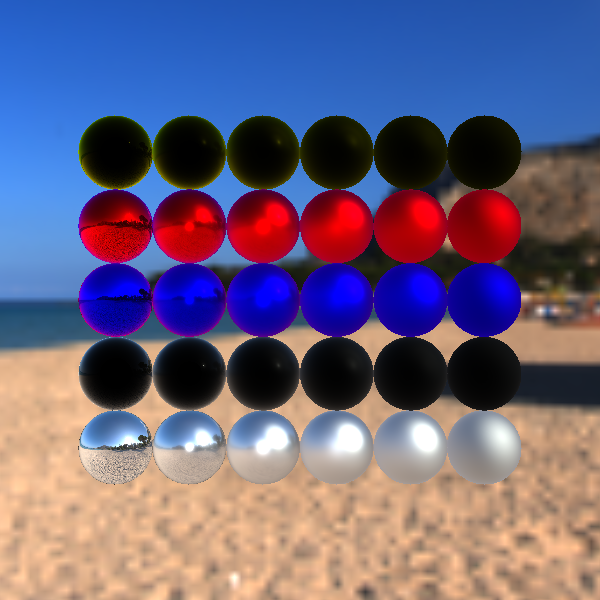

Source code (Python):
#!/usr/bin/env python

# Demonstrate PBR edge tint rendering with varying roughness and edge colors using HDR IBL.

import vtkmodules.vtkInteractionStyle  # noqa: F401
import vtkmodules.vtkRenderingOpenGL2  # noqa: F401

import os

from vtkmodules.vtkFiltersSources import vtkSphereSource
from vtkmodules.vtkIOImage import vtkHDRReader
from vtkmodules.vtkRenderingCore import (
    vtkActor,
    vtkPolyDataMapper,
    vtkRenderWindow,
    vtkRenderWindowInteractor,
    vtkRenderer,
    vtkSkybox,
    vtkTexture,
)

data_dir = os.environ.get("VPE_DATA_DIR", os.path.dirname(os.path.abspath(__file__)))

# HDR environment texture
reader = vtkHDRReader()
reader.SetFileName(os.path.join(data_dir, "spiaggia_di_mondello_1k.hdr"))
texture = vtkTexture()
texture.SetColorModeToDirectScalars()
texture.MipmapOn()
texture.InterpolateOn()
texture.SetInputConnection(reader.GetOutputPort())

# Skybox
skybox = vtkSkybox()
skybox.SetFloorRight(0.0, 0.0, 1.0)
skybox.SetProjectionToSphere()
skybox.SetTexture(texture)

# Sphere source
sphere = vtkSphereSource()
sphere.SetThetaResolution(75)
sphere.SetPhiResolution(75)

mapper = vtkPolyDataMapper()
mapper.SetInputConnection(sphere.GetOutputPort())

# Row 0: black edge tint, varying roughness
actor_r0_0 = vtkActor()
actor_r0_0.SetPosition(0, 0.0, 0.0)
actor_r0_0.SetMapper(mapper)
actor_r0_0.GetProperty().SetInterpolationToPBR()
actor_r0_0.GetProperty().SetMetallic(1.0)
actor_r0_0.GetProperty().SetEdgeTint(0.0, 0.0, 0.0)
actor_r0_0.GetProperty().SetRoughness(0.0)

actor_r0_1 = vtkActor()
actor_r0_1.SetPosition(1, 0.0, 0.0)
actor_r0_1.SetMapper(mapper)
actor_r0_1.GetProperty().SetInterpolationToPBR()
actor_r0_1.GetProperty().SetMetallic(1.0)
actor_r0_1.GetProperty().SetEdgeTint(0.0, 0.0, 0.0)
actor_r0_1.GetProperty().SetRoughness(0.2)

actor_r0_2 = vtkActor()
actor_r0_2.SetPosition(2, 0.0, 0.0)
actor_r0_2.SetMapper(mapper)
actor_r0_2.GetProperty().SetInterpolationToPBR()
actor_r0_2.GetProperty().SetMetallic(1.0)
actor_r0_2.GetProperty().SetEdgeTint(0.0, 0.0, 0.0)
actor_r0_2.GetProperty().SetRoughness(0.4)

actor_r0_3 = vtkActor()
actor_r0_3.SetPosition(3, 0.0, 0.0)
actor_r0_3.SetMapper(mapper)
actor_r0_3.GetProperty().SetInterpolationToPBR()
actor_r0_3.GetProperty().SetMetallic(1.0)
actor_r0_3.GetProperty().SetEdgeTint(0.0, 0.0, 0.0)
actor_r0_3.GetProperty().SetRoughness(0.6)

actor_r0_4 = vtkActor()
actor_r0_4.SetPosition(4, 0.0, 0.0)
actor_r0_4.SetMapper(mapper)
actor_r0_4.GetProperty().SetInterpolationToPBR()
actor_r0_4.GetProperty().SetMetallic(1.0)
actor_r0_4.GetProperty().SetEdgeTint(0.0, 0.0, 0.0)
actor_r0_4.GetProperty().SetRoughness(0.8)

actor_r0_5 = vtkActor()
actor_r0_5.SetPosition(5, 0.0, 0.0)
actor_r0_5.SetMapper(mapper)
actor_r0_5.GetProperty().SetInterpolationToPBR()
actor_r0_5.GetProperty().SetMetallic(1.0)
actor_r0_5.GetProperty().SetEdgeTint(0.0, 0.0, 0.0)
actor_r0_5.GetProperty().SetRoughness(1.0)

# Row 1: black color, white edge tint
actor_r1_0 = vtkActor()
actor_r1_0.SetPosition(0, 1.0, 0.0)
actor_r1_0.SetMapper(mapper)
actor_r1_0.GetProperty().SetInterpolationToPBR()
actor_r1_0.GetProperty().SetMetallic(1.0)
actor_r1_0.GetProperty().SetColor(0.0, 0.0, 0.0)
actor_r1_0.GetProperty().SetEdgeTint(1.0, 1.0, 1.0)
actor_r1_0.GetProperty().SetRoughness(0.0)

actor_r1_1 = vtkActor()
actor_r1_1.SetPosition(1, 1.0, 0.0)
actor_r1_1.SetMapper(mapper)
actor_r1_1.GetProperty().SetInterpolationToPBR()
actor_r1_1.GetProperty().SetMetallic(1.0)
actor_r1_1.GetProperty().SetColor(0.0, 0.0, 0.0)
actor_r1_1.GetProperty().SetEdgeTint(1.0, 1.0, 1.0)
actor_r1_1.GetProperty().SetRoughness(0.2)

actor_r1_2 = vtkActor()
actor_r1_2.SetPosition(2, 1.0, 0.0)
actor_r1_2.SetMapper(mapper)
actor_r1_2.GetProperty().SetInterpolationToPBR()
actor_r1_2.GetProperty().SetMetallic(1.0)
actor_r1_2.GetProperty().SetColor(0.0, 0.0, 0.0)
actor_r1_2.GetProperty().SetEdgeTint(1.0, 1.0, 1.0)
actor_r1_2.GetProperty().SetRoughness(0.4)

actor_r1_3 = vtkActor()
actor_r1_3.SetPosition(3, 1.0, 0.0)
actor_r1_3.SetMapper(mapper)
actor_r1_3.GetProperty().SetInterpolationToPBR()
actor_r1_3.GetProperty().SetMetallic(1.0)
actor_r1_3.GetProperty().SetColor(0.0, 0.0, 0.0)
actor_r1_3.GetProperty().SetEdgeTint(1.0, 1.0, 1.0)
actor_r1_3.GetProperty().SetRoughness(0.6)

actor_r1_4 = vtkActor()
actor_r1_4.SetPosition(4, 1.0, 0.0)
actor_r1_4.SetMapper(mapper)
actor_r1_4.GetProperty().SetInterpolationToPBR()
actor_r1_4.GetProperty().SetMetallic(1.0)
actor_r1_4.GetProperty().SetColor(0.0, 0.0, 0.0)
actor_r1_4.GetProperty().SetEdgeTint(1.0, 1.0, 1.0)
actor_r1_4.GetProperty().SetRoughness(0.8)

actor_r1_5 = vtkActor()
actor_r1_5.SetPosition(5, 1.0, 0.0)
actor_r1_5.SetMapper(mapper)
actor_r1_5.GetProperty().SetInterpolationToPBR()
actor_r1_5.GetProperty().SetMetallic(1.0)
actor_r1_5.GetProperty().SetColor(0.0, 0.0, 0.0)
actor_r1_5.GetProperty().SetEdgeTint(1.0, 1.0, 1.0)
actor_r1_5.GetProperty().SetRoughness(1.0)

# Row 2: blue color, red edge tint
actor_r2_0 = vtkActor()
actor_r2_0.SetPosition(0, 2.0, 0.0)
actor_r2_0.SetMapper(mapper)
actor_r2_0.GetProperty().SetInterpolationToPBR()
actor_r2_0.GetProperty().SetMetallic(1.0)
actor_r2_0.GetProperty().SetColor(0.0, 0.0, 1.0)
actor_r2_0.GetProperty().SetEdgeTint(1.0, 0.0, 0.0)
actor_r2_0.GetProperty().SetRoughness(0.0)

actor_r2_1 = vtkActor()
actor_r2_1.SetPosition(1, 2.0, 0.0)
actor_r2_1.SetMapper(mapper)
actor_r2_1.GetProperty().SetInterpolationToPBR()
actor_r2_1.GetProperty().SetMetallic(1.0)
actor_r2_1.GetProperty().SetColor(0.0, 0.0, 1.0)
actor_r2_1.GetProperty().SetEdgeTint(1.0, 0.0, 0.0)
actor_r2_1.GetProperty().SetRoughness(0.2)

actor_r2_2 = vtkActor()
actor_r2_2.SetPosition(2, 2.0, 0.0)
actor_r2_2.SetMapper(mapper)
actor_r2_2.GetProperty().SetInterpolationToPBR()
actor_r2_2.GetProperty().SetMetallic(1.0)
actor_r2_2.GetProperty().SetColor(0.0, 0.0, 1.0)
actor_r2_2.GetProperty().SetEdgeTint(1.0, 0.0, 0.0)
actor_r2_2.GetProperty().SetRoughness(0.4)

actor_r2_3 = vtkActor()
actor_r2_3.SetPosition(3, 2.0, 0.0)
actor_r2_3.SetMapper(mapper)
actor_r2_3.GetProperty().SetInterpolationToPBR()
actor_r2_3.GetProperty().SetMetallic(1.0)
actor_r2_3.GetProperty().SetColor(0.0, 0.0, 1.0)
actor_r2_3.GetProperty().SetEdgeTint(1.0, 0.0, 0.0)
actor_r2_3.GetProperty().SetRoughness(0.6)

actor_r2_4 = vtkActor()
actor_r2_4.SetPosition(4, 2.0, 0.0)
actor_r2_4.SetMapper(mapper)
actor_r2_4.GetProperty().SetInterpolationToPBR()
actor_r2_4.GetProperty().SetMetallic(1.0)
actor_r2_4.GetProperty().SetColor(0.0, 0.0, 1.0)
actor_r2_4.GetProperty().SetEdgeTint(1.0, 0.0, 0.0)
actor_r2_4.GetProperty().SetRoughness(0.8)

actor_r2_5 = vtkActor()
actor_r2_5.SetPosition(5, 2.0, 0.0)
actor_r2_5.SetMapper(mapper)
actor_r2_5.GetProperty().SetInterpolationToPBR()
actor_r2_5.GetProperty().SetMetallic(1.0)
actor_r2_5.GetProperty().SetColor(0.0, 0.0, 1.0)
actor_r2_5.GetProperty().SetEdgeTint(1.0, 0.0, 0.0)
actor_r2_5.GetProperty().SetRoughness(1.0)

# Row 3: red color, blue edge tint
actor_r3_0 = vtkActor()
actor_r3_0.SetPosition(0, 3.0, 0.0)
actor_r3_0.SetMapper(mapper)
actor_r3_0.GetProperty().SetInterpolationToPBR()
actor_r3_0.GetProperty().SetMetallic(1.0)
actor_r3_0.GetProperty().SetColor(1.0, 0.0, 0.0)
actor_r3_0.GetProperty().SetEdgeTint(0.0, 0.0, 1.0)
actor_r3_0.GetProperty().SetRoughness(0.0)

actor_r3_1 = vtkActor()
actor_r3_1.SetPosition(1, 3.0, 0.0)
actor_r3_1.SetMapper(mapper)
actor_r3_1.GetProperty().SetInterpolationToPBR()
actor_r3_1.GetProperty().SetMetallic(1.0)
actor_r3_1.GetProperty().SetColor(1.0, 0.0, 0.0)
actor_r3_1.GetProperty().SetEdgeTint(0.0, 0.0, 1.0)
actor_r3_1.GetProperty().SetRoughness(0.2)

actor_r3_2 = vtkActor()
actor_r3_2.SetPosition(2, 3.0, 0.0)
actor_r3_2.SetMapper(mapper)
actor_r3_2.GetProperty().SetInterpolationToPBR()
actor_r3_2.GetProperty().SetMetallic(1.0)
actor_r3_2.GetProperty().SetColor(1.0, 0.0, 0.0)
actor_r3_2.GetProperty().SetEdgeTint(0.0, 0.0, 1.0)
actor_r3_2.GetProperty().SetRoughness(0.4)

actor_r3_3 = vtkActor()
actor_r3_3.SetPosition(3, 3.0, 0.0)
actor_r3_3.SetMapper(mapper)
actor_r3_3.GetProperty().SetInterpolationToPBR()
actor_r3_3.GetProperty().SetMetallic(1.0)
actor_r3_3.GetProperty().SetColor(1.0, 0.0, 0.0)
actor_r3_3.GetProperty().SetEdgeTint(0.0, 0.0, 1.0)
actor_r3_3.GetProperty().SetRoughness(0.6)

actor_r3_4 = vtkActor()
actor_r3_4.SetPosition(4, 3.0, 0.0)
actor_r3_4.SetMapper(mapper)
actor_r3_4.GetProperty().SetInterpolationToPBR()
actor_r3_4.GetProperty().SetMetallic(1.0)
actor_r3_4.GetProperty().SetColor(1.0, 0.0, 0.0)
actor_r3_4.GetProperty().SetEdgeTint(0.0, 0.0, 1.0)
actor_r3_4.GetProperty().SetRoughness(0.8)

actor_r3_5 = vtkActor()
actor_r3_5.SetPosition(5, 3.0, 0.0)
actor_r3_5.SetMapper(mapper)
actor_r3_5.GetProperty().SetInterpolationToPBR()
actor_r3_5.GetProperty().SetMetallic(1.0)
actor_r3_5.GetProperty().SetColor(1.0, 0.0, 0.0)
actor_r3_5.GetProperty().SetEdgeTint(0.0, 0.0, 1.0)
actor_r3_5.GetProperty().SetRoughness(1.0)

# Row 4: black color, yellow edge tint
actor_r4_0 = vtkActor()
actor_r4_0.SetPosition(0, 4.0, 0.0)
actor_r4_0.SetMapper(mapper)
actor_r4_0.GetProperty().SetInterpolationToPBR()
actor_r4_0.GetProperty().SetMetallic(1.0)
actor_r4_0.GetProperty().SetColor(0.0, 0.0, 0.0)
actor_r4_0.GetProperty().SetEdgeTint(1.0, 1.0, 0.0)
actor_r4_0.GetProperty().SetRoughness(0.0)

actor_r4_1 = vtkActor()
actor_r4_1.SetPosition(1, 4.0, 0.0)
actor_r4_1.SetMapper(mapper)
actor_r4_1.GetProperty().SetInterpolationToPBR()
actor_r4_1.GetProperty().SetMetallic(1.0)
actor_r4_1.GetProperty().SetColor(0.0, 0.0, 0.0)
actor_r4_1.GetProperty().SetEdgeTint(1.0, 1.0, 0.0)
actor_r4_1.GetProperty().SetRoughness(0.2)

actor_r4_2 = vtkActor()
actor_r4_2.SetPosition(2, 4.0, 0.0)
actor_r4_2.SetMapper(mapper)
actor_r4_2.GetProperty().SetInterpolationToPBR()
actor_r4_2.GetProperty().SetMetallic(1.0)
actor_r4_2.GetProperty().SetColor(0.0, 0.0, 0.0)
actor_r4_2.GetProperty().SetEdgeTint(1.0, 1.0, 0.0)
actor_r4_2.GetProperty().SetRoughness(0.4)

actor_r4_3 = vtkActor()
actor_r4_3.SetPosition(3, 4.0, 0.0)
actor_r4_3.SetMapper(mapper)
actor_r4_3.GetProperty().SetInterpolationToPBR()
actor_r4_3.GetProperty().SetMetallic(1.0)
actor_r4_3.GetProperty().SetColor(0.0, 0.0, 0.0)
actor_r4_3.GetProperty().SetEdgeTint(1.0, 1.0, 0.0)
actor_r4_3.GetProperty().SetRoughness(0.6)

actor_r4_4 = vtkActor()
actor_r4_4.SetPosition(4, 4.0, 0.0)
actor_r4_4.SetMapper(mapper)
actor_r4_4.GetProperty().SetInterpolationToPBR()
actor_r4_4.GetProperty().SetMetallic(1.0)
actor_r4_4.GetProperty().SetColor(0.0, 0.0, 0.0)
actor_r4_4.GetProperty().SetEdgeTint(1.0, 1.0, 0.0)
actor_r4_4.GetProperty().SetRoughness(0.8)

actor_r4_5 = vtkActor()
actor_r4_5.SetPosition(5, 4.0, 0.0)
actor_r4_5.SetMapper(mapper)
actor_r4_5.GetProperty().SetInterpolationToPBR()
actor_r4_5.GetProperty().SetMetallic(1.0)
actor_r4_5.GetProperty().SetColor(0.0, 0.0, 0.0)
actor_r4_5.GetProperty().SetEdgeTint(1.0, 1.0, 0.0)
actor_r4_5.GetProperty().SetRoughness(1.0)

# Renderer with IBL
renderer = vtkRenderer()
renderer.UseSphericalHarmonicsOff()
renderer.GetEnvMapIrradiance().SetIrradianceStep(0.3)
renderer.UseImageBasedLightingOn()
renderer.SetEnvironmentTexture(texture)
renderer.AddActor(skybox)
renderer.AddActor(actor_r0_0)
renderer.AddActor(actor_r0_1)
renderer.AddActor(actor_r0_2)
renderer.AddActor(actor_r0_3)
renderer.AddActor(actor_r0_4)
renderer.AddActor(actor_r0_5)
renderer.AddActor(actor_r1_0)
renderer.AddActor(actor_r1_1)
renderer.AddActor(actor_r1_2)
renderer.AddActor(actor_r1_3)
renderer.AddActor(actor_r1_4)
renderer.AddActor(actor_r1_5)
renderer.AddActor(actor_r2_0)
renderer.AddActor(actor_r2_1)
renderer.AddActor(actor_r2_2)
renderer.AddActor(actor_r2_3)
renderer.AddActor(actor_r2_4)
renderer.AddActor(actor_r2_5)
renderer.AddActor(actor_r3_0)
renderer.AddActor(actor_r3_1)
renderer.AddActor(actor_r3_2)
renderer.AddActor(actor_r3_3)
renderer.AddActor(actor_r3_4)
renderer.AddActor(actor_r3_5)
renderer.AddActor(actor_r4_0)
renderer.AddActor(actor_r4_1)
renderer.AddActor(actor_r4_2)
renderer.AddActor(actor_r4_3)
renderer.AddActor(actor_r4_4)
renderer.AddActor(actor_r4_5)

render_window = vtkRenderWindow()
render_window.SetSize(600, 600)
render_window.AddRenderer(renderer)
render_window.SetWindowName("pbr edge tint opengl")

interactor = vtkRenderWindowInteractor()
interactor.SetRenderWindow(render_window)

interactor.Initialize()
interactor.Start()
